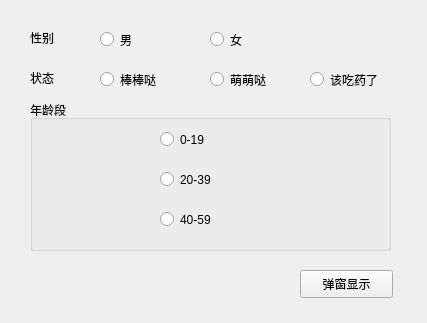
<?xml version="1.0" encoding="UTF-8"?>
<ui version="4.0">
 <class>Widget</class>
 <widget class="QWidget" name="Widget">
  <property name="geometry">
   <rect>
    <x>0</x>
    <y>0</y>
    <width>427</width>
    <height>323</height>
   </rect>
  </property>
  <property name="windowTitle">
   <string>Widget</string>
  </property>
  <widget class="QLabel" name="label">
   <property name="geometry">
    <rect>
     <x>30</x>
     <y>30</y>
     <width>72</width>
     <height>15</height>
    </rect>
   </property>
   <property name="text">
    <string>性别</string>
   </property>
  </widget>
  <widget class="QLabel" name="label_2">
   <property name="geometry">
    <rect>
     <x>30</x>
     <y>70</y>
     <width>72</width>
     <height>15</height>
    </rect>
   </property>
   <property name="text">
    <string>状态</string>
   </property>
  </widget>
  <widget class="QRadioButton" name="radioButtonMan">
   <property name="geometry">
    <rect>
     <x>100</x>
     <y>30</y>
     <width>51</width>
     <height>19</height>
    </rect>
   </property>
   <property name="text">
    <string>男</string>
   </property>
  </widget>
  <widget class="QRadioButton" name="radioButtonWoman">
   <property name="geometry">
    <rect>
     <x>210</x>
     <y>30</y>
     <width>41</width>
     <height>19</height>
    </rect>
   </property>
   <property name="text">
    <string>女</string>
   </property>
  </widget>
  <widget class="QRadioButton" name="radioButtonBang">
   <property name="geometry">
    <rect>
     <x>100</x>
     <y>70</y>
     <width>71</width>
     <height>19</height>
    </rect>
   </property>
   <property name="text">
    <string>棒棒哒</string>
   </property>
  </widget>
  <widget class="QRadioButton" name="radioButtonMeng">
   <property name="geometry">
    <rect>
     <x>210</x>
     <y>70</y>
     <width>71</width>
     <height>19</height>
    </rect>
   </property>
   <property name="text">
    <string>萌萌哒</string>
   </property>
  </widget>
  <widget class="QRadioButton" name="radioButtonYao">
   <property name="geometry">
    <rect>
     <x>310</x>
     <y>70</y>
     <width>81</width>
     <height>19</height>
    </rect>
   </property>
   <property name="text">
    <string>该吃药了</string>
   </property>
  </widget>
  <widget class="QGroupBox" name="groupBox">
   <property name="geometry">
    <rect>
     <x>30</x>
     <y>100</y>
     <width>361</width>
     <height>151</height>
    </rect>
   </property>
   <property name="title">
    <string>年龄段</string>
   </property>
   <widget class="QRadioButton" name="radioButton0to19">
    <property name="geometry">
     <rect>
      <x>130</x>
      <y>30</y>
      <width>115</width>
      <height>19</height>
     </rect>
    </property>
    <property name="text">
     <string>0-19</string>
    </property>
   </widget>
   <widget class="QRadioButton" name="radioButton20to39">
    <property name="geometry">
     <rect>
      <x>130</x>
      <y>70</y>
      <width>115</width>
      <height>19</height>
     </rect>
    </property>
    <property name="text">
     <string>20-39</string>
    </property>
   </widget>
   <widget class="QRadioButton" name="radioButton40to59">
    <property name="geometry">
     <rect>
      <x>130</x>
      <y>110</y>
      <width>115</width>
      <height>19</height>
     </rect>
    </property>
    <property name="text">
     <string>40-59</string>
    </property>
   </widget>
  </widget>
  <widget class="QPushButton" name="pushButton">
   <property name="geometry">
    <rect>
     <x>300</x>
     <y>270</y>
     <width>93</width>
     <height>28</height>
    </rect>
   </property>
   <property name="text">
    <string>弹窗显示</string>
   </property>
  </widget>
 </widget>
 <layoutdefault spacing="6" margin="11"/>
 <resources/>
 <connections/>
</ui>
